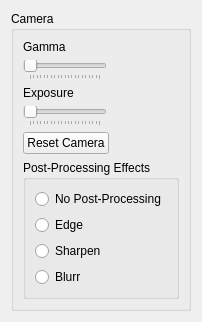
                <widget class="QWidget" name="PostProTab">
                 <property name="enabled">
                  <bool>true</bool>
                 </property>
                 <property name="autoFillBackground">
                  <bool>false</bool>
                 </property>
                 <attribute name="title">
                  <string>Screen</string>
                 </attribute>
                 <layout class="QVBoxLayout" name="verticalLayout_10">
                  <item>
                   <widget class="QGroupBox" name="groupBox_2">
                    <property name="sizePolicy">
                     <sizepolicy hsizetype="Preferred" vsizetype="Maximum">
                      <horstretch>0</horstretch>
                      <verstretch>0</verstretch>
                     </sizepolicy>
                    </property>
                    <property name="focusPolicy">
                     <enum>Qt::NoFocus</enum>
                    </property>
                    <property name="autoFillBackground">
                     <bool>false</bool>
                    </property>
                    <property name="title">
                     <string>Camera</string>
                    </property>
                    <property name="flat">
                     <bool>false</bool>
                    </property>
                    <layout class="QFormLayout" name="formLayout">
                     <item row="1" column="0">
                      <widget class="QSlider" name="gamma_slider">
                       <property name="maximum">
                        <number>200</number>
                       </property>
                       <property name="orientation">
                        <enum>Qt::Horizontal</enum>
                       </property>
                       <property name="tickPosition">
                        <enum>QSlider::TicksBelow</enum>
                       </property>
                      </widget>
                     </item>
                     <item row="3" column="0">
                      <widget class="QSlider" name="exposure_slider">
                       <property name="maximum">
                        <number>200</number>
                       </property>
                       <property name="orientation">
                        <enum>Qt::Horizontal</enum>
                       </property>
                       <property name="tickPosition">
                        <enum>QSlider::TicksBelow</enum>
                       </property>
                      </widget>
                     </item>
                     <item row="0" column="0">
                      <widget class="QLabel" name="label_5">
                       <property name="text">
                        <string>Gamma</string>
                       </property>
                      </widget>
                     </item>
                     <item row="2" column="0">
                      <widget class="QLabel" name="label_6">
                       <property name="text">
                        <string>Exposure</string>
                       </property>
                      </widget>
                     </item>
                     <item row="4" column="0">
                      <widget class="QPushButton" name="reset_camera_button">
                       <property name="text">
                        <string>Reset Camera</string>
                       </property>
                      </widget>
                     </item>
                     <item row="5" column="0">
                      <widget class="QGroupBox" name="groupBox_4">
                       <property name="sizePolicy">
                        <sizepolicy hsizetype="Minimum" vsizetype="Minimum">
                         <horstretch>0</horstretch>
                         <verstretch>0</verstretch>
                        </sizepolicy>
                       </property>
                       <property name="title">
                        <string>Post-Processing Effects</string>
                       </property>
                       <layout class="QVBoxLayout" name="verticalLayout_18">
                        <item>
                         <widget class="QRadioButton" name="set_standard_post_p">
                          <property name="text">
                           <string>No Post-Processing</string>
                          </property>
                         </widget>
                        </item>
                        <item>
                         <widget class="QRadioButton" name="set_edge_post_p">
                          <property name="text">
                           <string>Edge</string>
                          </property>
                         </widget>
                        </item>
                        <item>
                         <widget class="QRadioButton" name="set_sharpen_post_p">
                          <property name="text">
                           <string>Sharpen</string>
                          </property>
                         </widget>
                        </item>
                        <item>
                         <widget class="QRadioButton" name="set_blurr_post_p">
                          <property name="text">
                           <string>Blurr</string>
                          </property>
                         </widget>
                        </item>
                       </layout>
                      </widget>
                     </item>
                    </layout>
                   </widget>
                  </item>
                 </layout>
                </widget>
